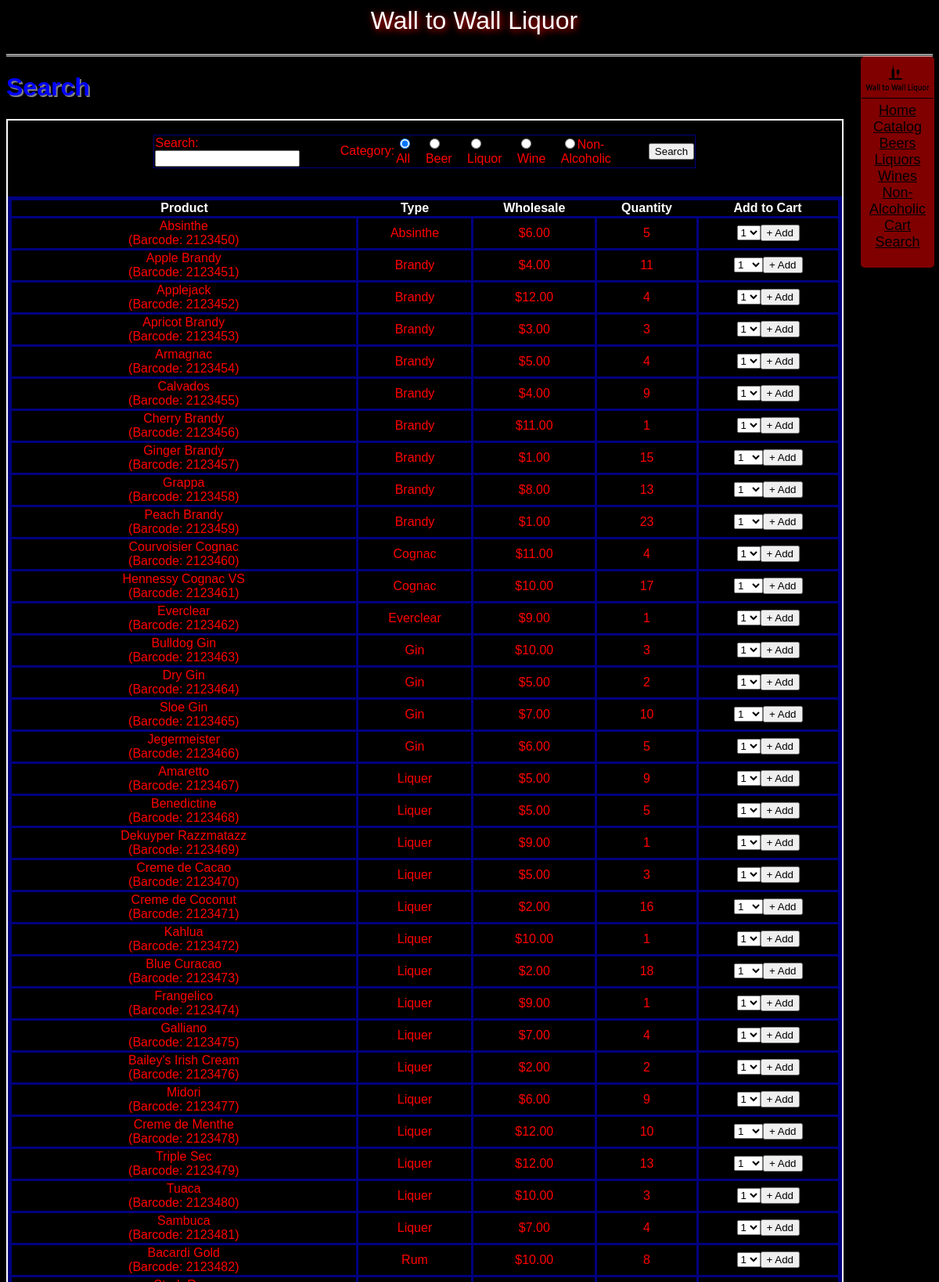
Screenshot of /search.php (upper part) with the database file from the repository.
### tables this page shows
CREATE TABLE IF NOT EXISTS `items_alcohol` (
  `barcode` int(11) NOT NULL,
  `product` varchar(255) NOT NULL,
  `price` int(11) NOT NULL,
  `stock` int(11) NOT NULL,
  `package` varchar(255) NOT NULL,
  PRIMARY KEY (`barcode`)
);

CREATE TABLE IF NOT EXISTS `description_alcohol` (
  `barcode` int(11) NOT NULL,
  `category` varchar(255) NOT NULL,
  `sub_category` varchar(255) NOT NULL,
  `type` varchar(255) NOT NULL,
  `rating` int(11) NOT NULL,
  `rate_count` int(11) NOT NULL,
  PRIMARY KEY (`barcode`)
);

### search.php (the view, shortened to what this page needs)
<?php
ISSET($_GET["q"]) ? $q = $_GET["q"] : $q = NULL;
ISSET($_GET["category"]) ? $type = strtolower($_GET["category"]) : $type = NULL;
$db = new PDO("mysql:host={$GLOBALS['mysql_host']};dbname={$GLOBALS['mysql_database']}", $GLOBALS["mysql_user"], $GLOBALS["mysql_password"])
or die("Unable to connect to database.");
switch($type) {
    default:
        $stmt = "SELECT i.`Barcode`, `Product`,`Category`,`Price`,`Stock` FROM `items_alcohol` as i RIGHT JOIN `description_alcohol` as d on d.Barcode = i.Barcode WHERE `Product` LIKE :search";
}
$sth = $db->prepare($stmt);
@$sth->bindParam(":type", $type);
@$sth->execute(array(':search' => '%'.$q.'%')) or die("Unable to execute");
$result = $sth->fetchAll();
echo <<< ENDL
<table class="sortable">
	<tr>
		<th>Product</th>
		<th>Type</th>
		<th>Wholesale</th>
		<th>Quantity</th>
		<th class="nj sorttable_nosort">Add to Cart</th>
	</tr>
ENDL;
foreach($result as $row) {
    echo "<tr><td>{$row["Product"]}<br />(Barcode: {$row["Barcode"]})</td><td>{$row["Category"]}</td><td>\${$row["Price"]}.00</td><td>{$row["Stock"]}</td><td>";
    if ($row["Stock"] < 1) { echo "This product is currently unavailable"; }
    else {
		$addToId = strtolower(preg_replace('/[^a-z0-9]+/i', '_', $row["Product"]));
        echo "<select id='quantity_{$addToId}'>";
        for($i = 1; $i <= $row["Stock"]; $i++) {
            echo "<option value='$i'>$i</option>";
        }
        echo "</select><button onclick='action(\"add\",\"{$row["Product"]}\")'>+ Add</button>";
    }
    echo "</td></tr>\r\n";
}
echo "</table>";

### css/site.css (style rules this page uses)
html, body, pre { font-size: medium; font-family: arial, courier, sans-serif; font-weight: normal; font-style: normal; color: white; text-align: center; background-color: black; text-overflow: ellipsis; padding-bottom: 60px; }
table { text-align: center; width: 100%; border: 5px solid navy; border-collapse: collapse; }
td { border: 3px solid navy; color: red; }

### rows the page displays
items_alcohol: product "Absinthe", barcode "2123450", description_alcohol.category "Absinthe", price "6", stock "5", product "1"
items_alcohol: product "Apple Brandy", barcode "2123451", description_alcohol.category "Brandy", price "4", stock "11", product "1"
items_alcohol: product "Applejack", barcode "2123452", description_alcohol.category "Brandy", price "12", stock "4", product "1"
items_alcohol: product "Apricot Brandy", barcode "2123453", description_alcohol.category "Brandy", price "3", stock "3", product "1"
items_alcohol: product "Armagnac", barcode "2123454", description_alcohol.category "Brandy", price "5", stock "4", product "1"
items_alcohol: product "Calvados", barcode "2123455", description_alcohol.category "Brandy", price "4", stock "9", product "1"
items_alcohol: product "Cherry Brandy", barcode "2123456", description_alcohol.category "Brandy", price "11", stock "1", product "1"
items_alcohol: product "Ginger Brandy", barcode "2123457", description_alcohol.category "Brandy", price "1", stock "15", product "1"
items_alcohol: product "Grappa", barcode "2123458", description_alcohol.category "Brandy", price "8", stock "13", product "1"
items_alcohol: product "Peach Brandy", barcode "2123459", description_alcohol.category "Brandy", price "1", stock "23", product "1"
items_alcohol: product "Courvoisier Cognac", barcode "2123460", description_alcohol.category "Cognac", price "11", stock "4", product "1"
items_alcohol: product "Hennessy Cognac VS", barcode "2123461", description_alcohol.category "Cognac", price "10", stock "17", product "1"
items_alcohol: product "Everclear", barcode "2123462", description_alcohol.category "Everclear", price "9", stock "1", product "1"
items_alcohol: product "Bulldog Gin", barcode "2123463", description_alcohol.category "Gin", price "10", stock "3", product "1"
items_alcohol: product "Dry Gin", barcode "2123464", description_alcohol.category "Gin", price "5", stock "2", product "1"
items_alcohol: product "Sloe Gin", barcode "2123465", description_alcohol.category "Gin", price "7", stock "10", product "1"
items_alcohol: product "Jegermeister", barcode "2123466", description_alcohol.category "Gin", price "6", stock "5", product "1"
items_alcohol: product "Amaretto", barcode "2123467", description_alcohol.category "Liquer", price "5", stock "9", product "1"
items_alcohol: product "Benedictine", barcode "2123468", description_alcohol.category "Liquer", price "5", stock "5", product "1"
items_alcohol: product "Dekuyper Razzmatazz", barcode "2123469", description_alcohol.category "Liquer", price "9", stock "1", product "1"
items_alcohol: product "Creme de Cacao", barcode "2123470", description_alcohol.category "Liquer", price "5", stock "3", product "1"
items_alcohol: product "Creme de Coconut", barcode "2123471", description_alcohol.category "Liquer", price "2", stock "16", product "1"
items_alcohol: product "Kahlua", barcode "2123472", description_alcohol.category "Liquer", price "10", stock "1", product "1"
items_alcohol: product "Blue Curacao", barcode "2123473", description_alcohol.category "Liquer", price "2", stock "18", product "1"
items_alcohol: product "Frangelico", barcode "2123474", description_alcohol.category "Liquer", price "9", stock "1", product "1"
items_alcohol: product "Galliano", barcode "2123475", description_alcohol.category "Liquer", price "7", stock "4", product "1"
items_alcohol: product "Bailey's Irish Cream", barcode "2123476", description_alcohol.category "Liquer", price "2", stock "2", product "1"
items_alcohol: product "Midori", barcode "2123477", description_alcohol.category "Liquer", price "6", stock "9", product "1"
items_alcohol: product "Creme de Menthe", barcode "2123478", description_alcohol.category "Liquer", price "12", stock "10", product "1"
items_alcohol: product "Triple Sec", barcode "2123479", description_alcohol.category "Liquer", price "12", stock "13", product "1"
items_alcohol: product "Tuaca", barcode "2123480", description_alcohol.category "Liquer", price "10", stock "3", product "1"
items_alcohol: product "Sambuca", barcode "2123481", description_alcohol.category "Liquer", price "7", stock "4", product "1"
items_alcohol: product "Bacardi Gold", barcode "2123482", description_alcohol.category "Rum", price "10", stock "8", product "1"

### other values shown
$pageTitle "Search"
